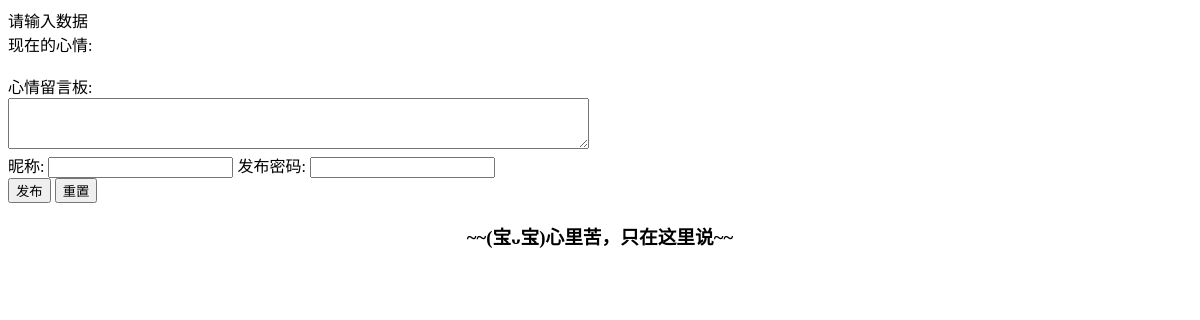
The app's page /mood/, older data.
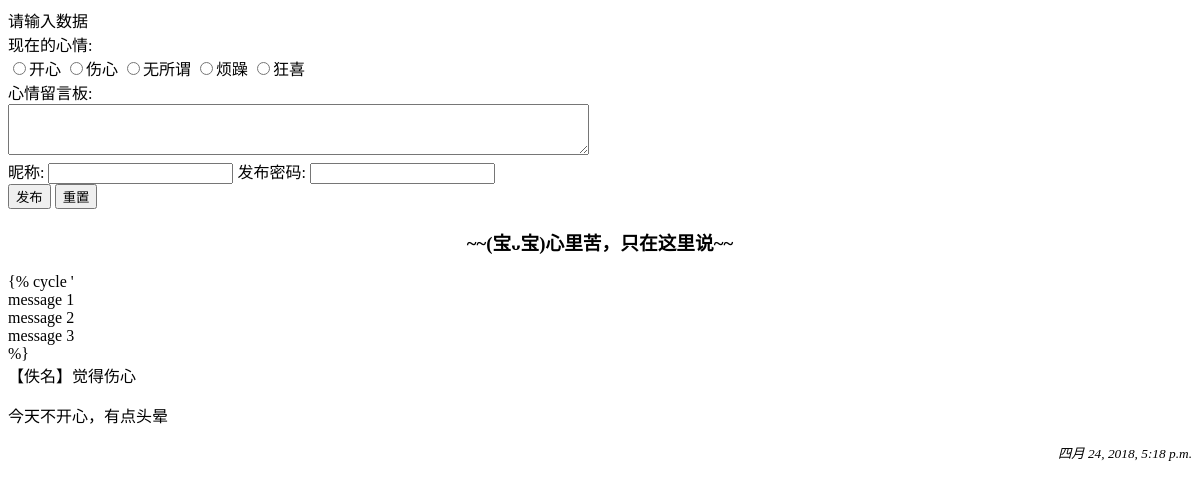
The same page, newer data.
### mainsite/models.py (models this page shows, shortened)
class Mood(models.Model):
    status=models.CharField('状态',max_length=10,null=False)
    def __str__(self):
        return self.status

class MPost(models.Model):
    mood=models.ForeignKey('Mood',on_delete=models.CASCADE)
    nickname=models.CharField('昵称',max_length=10,default='佚名')
    message=models.TextField('内容',null=False)
    del_pass=models.CharField(max_length=10)
    pub_time=models.DateTimeField(auto_now=True)
    enabled=models.BooleanField(default=False)

### mainsite/views.py (the view)
# urls.py: url(r'^mood/$',views.mood),
def mood(request):
    template=get_template('mood.html')
    posts=models.MPost.objects.filter(enabled=True).order_by('-pub_time')[:30]
    moods=models.Mood.objects.all()
    try:
        user_id=request.get['user_id']
        user_pass=request.get['user_pass']
        user_post=request.get['user_post']
        user_mood=request.get['mood']
    except:
        user_id=None
        message='请输入数据'
    if user_id:
        mood=models.Mood.objects.get(status=user_mood)
        post=models.MPost.objects.create(mood=mood, nickname=user_id,del_pass=user_pass,message=user_post)
        post.save()
        message='成功存储，将会在审核后显示'
    html=template.render(locals())
    return HttpResponse(html)

### templates/mood.html (shortened to what this page needs)
<!DOCTYPE html>
{% if message %}
<div class="alert alert-warning">{{message}}</div>
{% endif %}
<form name="myform" action="/" method="get">
    现在的心情:<br/>
    {% for m in moods %}
    <input type="radio" name="mood" value="{{ m.status }}">{{ m.status }}
    {% endfor %}
    <br/>
    心情留言板:<br/>
    <textarea name="user_post" rows="3" cols="70"></textarea><br/>
    <label for="user_id">昵称:</label>
    <input id="user_id" type="text" name="user_id">
    <label for="user_pass">发布密码:</label>
    <input id="user_pass" type="password" name="user_pass"><br/>
    <input type="submit" value="发布">
    <input type="reset" value="重置">
</form>
<div class="row">
    <div class="col-md-12">
        <div class="panel panel-default">
            <div class="panel-heading" align="center">
                <h3>~~(宝ᴗ宝)心里苦，只在这里说~~</h3>
            </div>
        </div>
    </div>
</div>
{% for p in posts %}
{% cycle '<div class="row">
    <div class="col-md-4">message 1</div>
    <div class="col-md-4">message 2</div>
    <div class="col-md-4">message 3</div> </div>%}
    <div class="panel panel-primary">
        <div class="panel-heading">【{{p.nickname}}】觉得{{p.mood}}</div>
        <div class="panel-body">{{p.message | linebreaks}}</div>
        <div class="panel-footer" align="right"><i><small>{{p.pub_time}}</small></i></div>
    </div>
    {% endfor %}

Row changes from the older to the newer data that the page shows:
added Mood: status "开心"
added Mood: status "伤心"
added Mood: status "无所谓"
added Mood: status "烦躁"
added Mood: status "狂喜"
added MPost: nickname "佚名", mood "伤心", message "今天不开心，有点头晕", pub_time "四月 24, 2018, 5:18 p.m."
